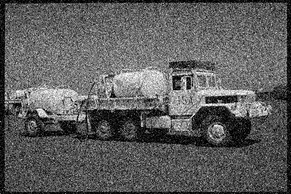
%> input picture inputs/Assignment5_Noisy.bmp, 291 x 194 px, shrunk from 384 x 256 before the run
$ octave main.m   (GNU Octave 9; MATLAB toolbox functions it lacks are replaced by stand-ins)
%> lines starting %> are read from the running program, lines starting %| are printed output that depends on the picture
%> further down, img_2 is the input picture: size 194x291 uint8; min 0, max 255, mean 93.4
### aritmetic_mean.m
function filteredImage=aritmetic_mean(img)
grayscaleImage=im2double(img);
filteredImage = conv2(grayscaleImage, ones(3)/9,'same');
end

### geo_mean.m
function filteredImage=geo_mean(img)
grayscaleImage=im2double(img);
h=ones(3,3);
geo_mean = imfilter(log(grayscaleImage), h, 'replicate');
geo_mean = exp(geo_mean);
filteredImage = geo_mean .^ (1/numel(h));
end

### median.m
function filteredImage=median(img)
grayscaleImage=im2double(img);
filteredImage=medfilt2(grayscaleImage);
end

### question_2_b.m
function f=question_2_b(g,Smax)
%> called with Smax = 3
%Digital Image Processing Using Matlab Page:553
f = g;
f(:) = 0;
%> f: size 194x291 uint8; every value is 0
alreadyProcessed = false(size(g));
for k = 3:2:Smax
    zmin = ordfilt2(g,1, ones(k, k ), 'symmetric');
    zmax = ordfilt2(g, k*k, ones(k, k ) , 'symmetric');
    zmed = medfilt2(g,[ k k ] ,'symmetric');
    processUsingLevelB = (zmed > zmin) & (zmax > zmed) &(-alreadyProcessed);
    zB = ( g > zmin) & (zmax > g ) ;
    outputZxy = processUsingLevelB & zB;
    outputZmed = processUsingLevelB & -zB;
    f(outputZxy) = g(outputZxy);
    f(outputZmed) = zmed(outputZmed) ;
    alreadyProcessed = alreadyProcessed|processUsingLevelB;
    if all(alreadyProcessed(:))
        break;
    end
end
%> this loop made 1 pass
%> pass 1, in question_2_b, `zmin = ordfilt2(g,1, ones(k, k ), 'symmetric');`:
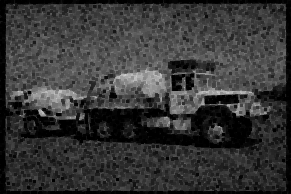
%> zmin: size 194x291 uint8; min 0, max 207, mean 54.6
%> pass 1, in question_2_b, `zmax = ordfilt2(g, k*k, ones(k, k ) , 'symmetric');`:
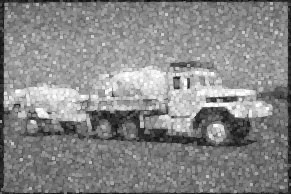
%> zmax: size 194x291 uint8; min 3, max 255, mean 134.5
%> pass 1, in question_2_b, `zB = ( g > zmin) & (zmax > g ) ;`:
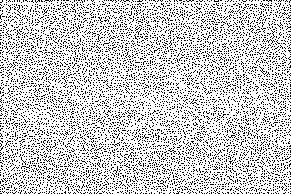
%> zB: size 194x291 logical; 79.5% white; black in thin lines or dots
f(~alreadyProcessed) = zmed(~alreadyProcessed);
end

### question_3_a.m
function f_prime=question_3_a(img)
LEN=80;
THETA=0;
img=im2double(img);
PSF = fspecial('motion',LEN,THETA);
f_prime=deconvwnr(img,PSF,0);
end

### question_3_b.m
function f_prime=question_3_b(img)
LEN=80;
THETA=0;
img=im2double(img);
noise_var = 0.0001;
signal_var = var(img(:));
PSF = fspecial('motion',LEN,THETA);
f_prime=deconvwnr(img,PSF,(noise_var/signal_var));
end

### question_1.m
function [normal_pdf_noise,log_normal_pdf,exp_pdf]=question_1_a(mu,sigma,gamma)
J=im2double(zeros(512,512));
normal_pdf_noise=(1/(2*pi))*exp(-1*(randn(size(J))^2));
log_normal_pdf=exp(-1*(lognrnd(mu,sigma,size(J))))*(1/(sigma*sqrt(2*pi)));
exp_pdf=gamma*exp(-1*gamma*exprnd(gamma,size(J)));
end

### question_2_a.m
function [arithmetic_filtered,geometric_filtered,median_filtered]=question_1_a(img)
arithmetic_filtered=aritmetic_mean(img);
geometric_filtered=geo_mean(img);
median_filtered=median(img);
end

### main.m
%%
[img_normal_pdf,img_lognormal_pdf,img_exp_pdf]=question_1(0,1,2);
figure('Name','Question -1','Position',[0 0 1000 1000]);
subplot(3,3,1),imshow(img_normal_pdf),title('Noise Image with Normal PDF');
subplot(3,3,2),imhist(img_normal_pdf),title('Histogram of Noise Image with Normal PDF');
x = 0:.001:6;
norm_pdf = normpdf(x,0,1);
subplot(3,3,3),plot(norm_pdf),title('PDF of Normal Distribution Function');

subplot(3,3,4),imshow(img_lognormal_pdf),title('Noise Image with Log Normal PDF');
subplot(3,3,5),imhist(img_lognormal_pdf),title('Histogram of Noise Image with Log Normal PDF');
log_norm_pdf = lognpdf(x,0,1);
subplot(3,3,6),plot(log_norm_pdf),title('PDF of Normal Distribution Function');

subplot(3,3,7),imshow(img_exp_pdf),title('Noise Image with Exponential PDF');
subplot(3,3,8),imhist(img_exp_pdf),title('Histogram of Noise Image with Exponential PDF');
exp_pdf = exppdf(x,2);
subplot(3,3,9),plot(exp_pdf),title('PDF of Exponential Distribution Function');
%%
img_2=imread('inputs/Assignment5_Noisy.bmp');
[arithmetic_filtered,geometric_filtered,median_filtered]=question_2_a(img_2);
figure('Name','Question -2','Position',[1000 100 1000 1000]);
subplot(2,3,1),imshow(img_2),title('Original Image');
subplot(2,3,2),imshow(arithmetic_filtered),title('Filtered By Arithmetic Mean');
subplot(2,3,3),imshow(geometric_filtered),title('Filtered By Geometric Mean');
subplot(2,3,4),imshow(median_filtered),title('Filtered By Median');
subplot(2,3,5),imshow(question_2_b(img_2,3)),title('Filtered By Adaptive Median');
%%
img_3=imread('inputs/ferrari_driving.jpg');
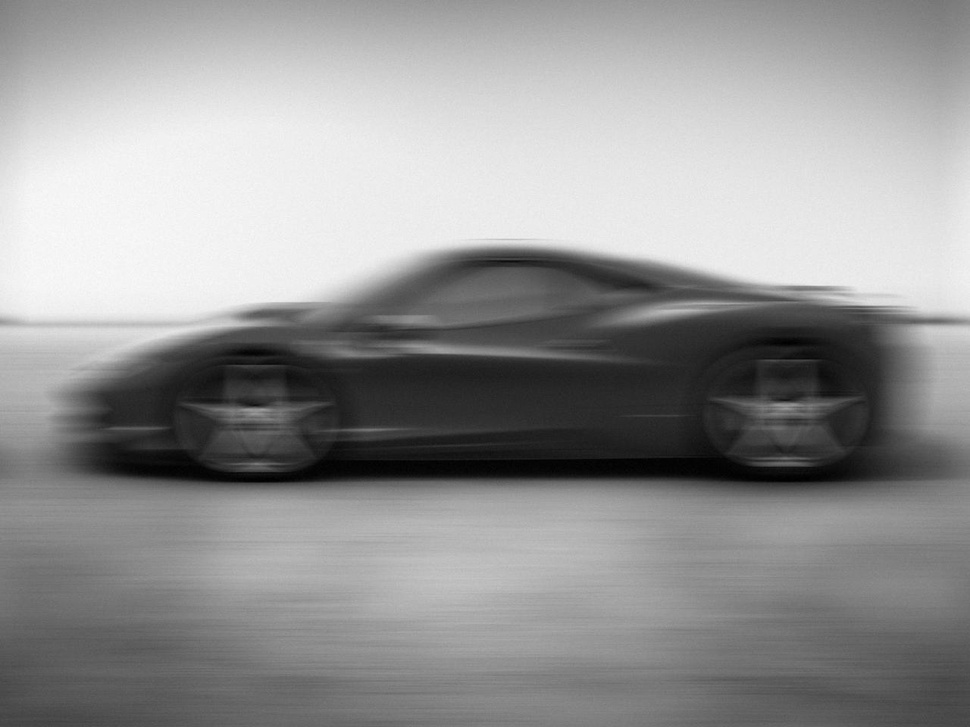
%> input picture inputs/ferrari_driving.jpg, 970 x 727 px, shrunk from 1280 x 960 before the run
%> img_3 is the input picture: size 727x970 uint8; min 0, max 251, mean 148.2
figure;
subplot(3,1,1),imshow(img_3),title('Original Image');
subplot(3,1,2),imshow(question_3_a(img_3)),title('Filtered By Using Zero SNR');
%> after `imshow(question_3_a(img_3))`:
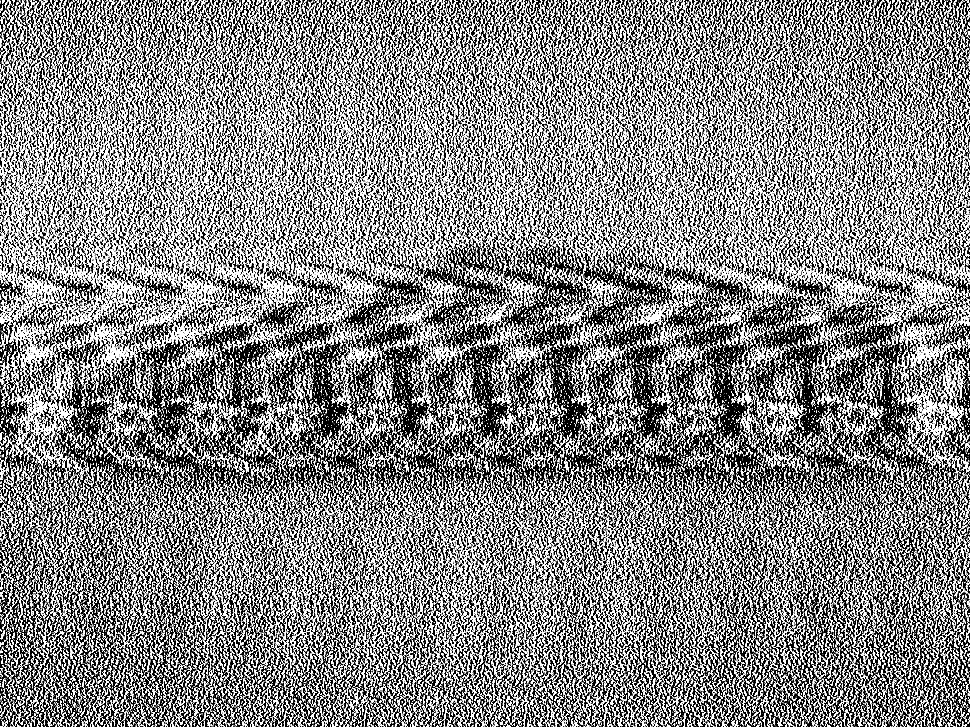
%> displayed picture: size 727x970, on the screen's scale of 0 to 255; min 0, max 255, mean 134
subplot(3,1,3),imshow(question_3_b(img_3)),title('Filtered By Using SNR');
%> in question_3_b, `signal_var = var(img(:));`: signal_var = 0.0697
%> in question_3_b, `f_prime=deconvwnr(img,PSF,(noise_var/signal_var));`:
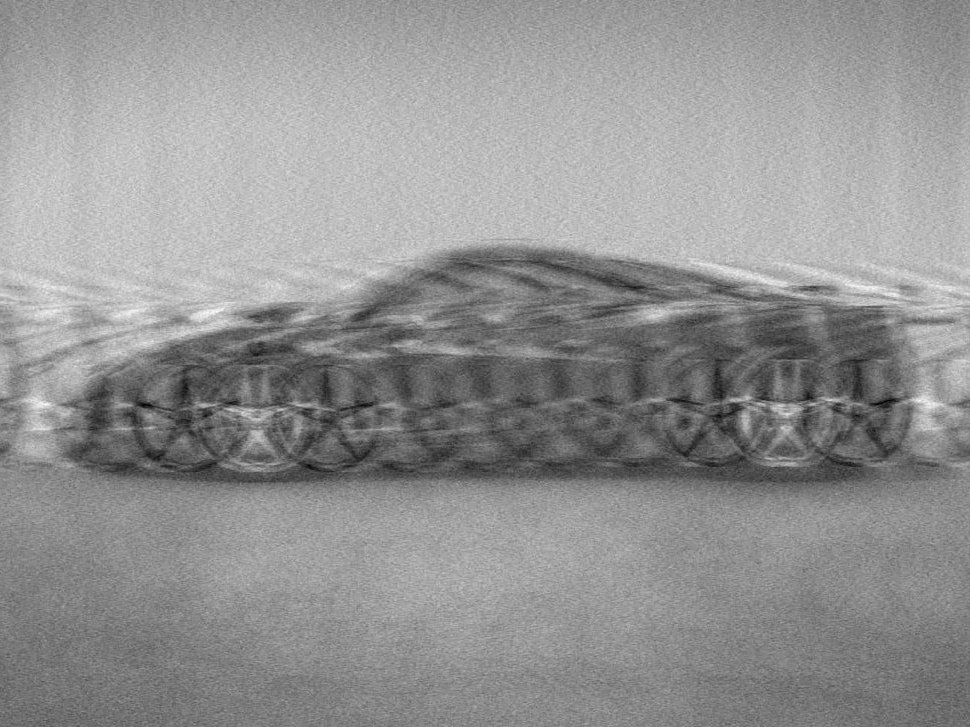
%> f_prime: size 727x970 double; min -0.581, max 1.43, mean 0.58; drawn with min black and max white
%> after `imshow(question_3_b(img_3))`:
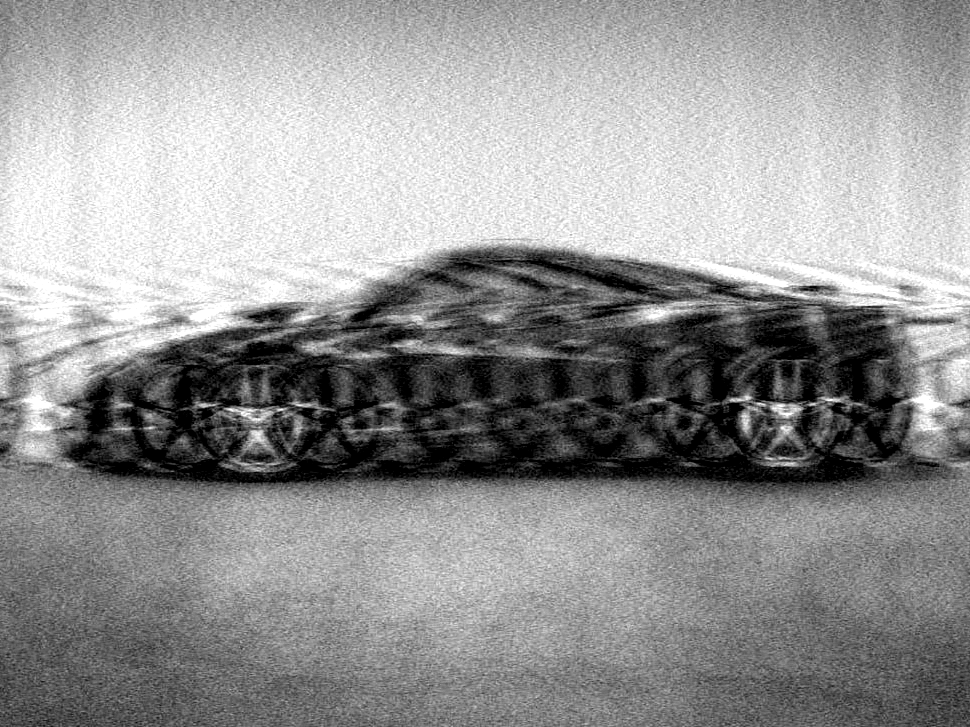
%> displayed picture: size 727x970, on the screen's scale of 0 to 255; min 0, max 255, mean 148.3
%%
%> (the run ends here)
